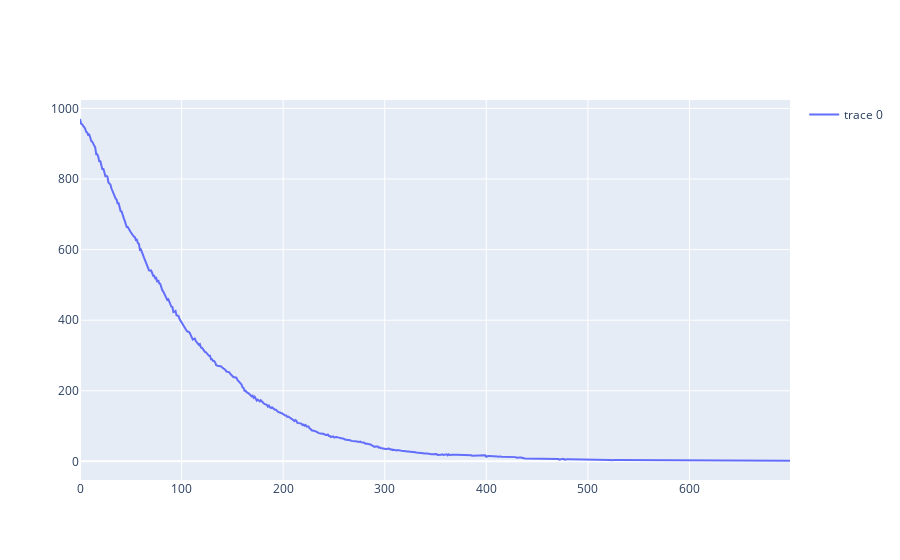

This figure's notebook cell:
### Code cell
import plotly.offline as py                    #保存图表，相当于plotly.plotly as py，同时增加了离线功能
py.init_notebook_mode(connected=True)          #离线绘图时，需要额外进行初始化
import plotly.graph_objects as go # 引入plotly底层绘图库

trace = go.Scatter(
     x = x1,
     y = y1,
     showlegend=True
)
data = [trace]

py.iplot(data)

### Figure 1 — Plotly figure (JSON) as saved in the notebook; plotly's stock layout.template omitted (floating-point values rounded to 4 significant figures; data arrays with more than 128 entries replaced by an {"elided": "..."} marker saying what was removed)
{"data": [{"showlegend": true, "type": "scatter", "x": {"elided": "700 int values"}, "y": {"elided": "700 int values"}}], "layout": {"autosize": true, "xaxis": {"autorange": true, "range": [0, 699], "type": "linear"}, "yaxis": {"autorange": true, "range": [-52.83, 1024.0], "type": "linear"}}}
